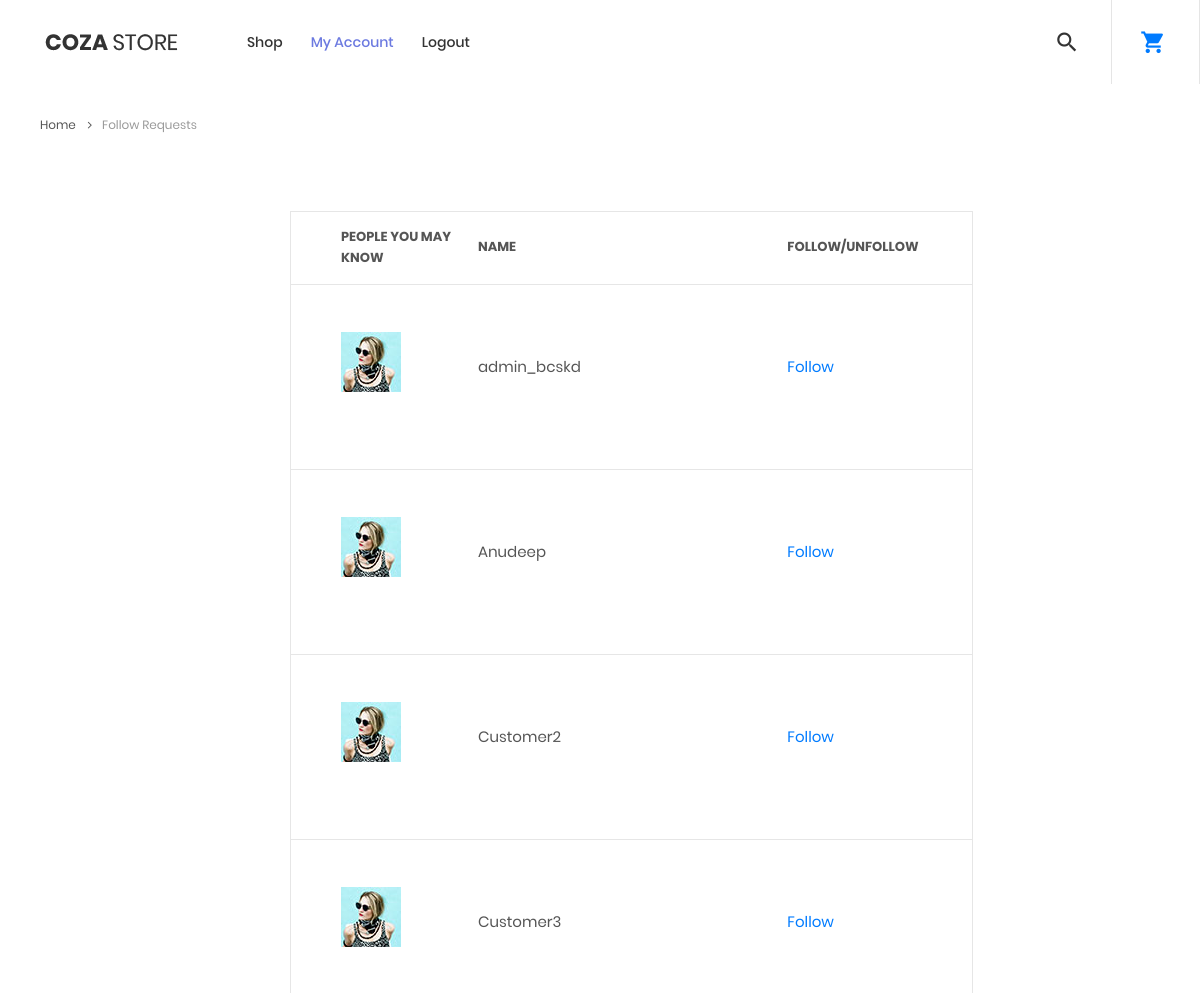
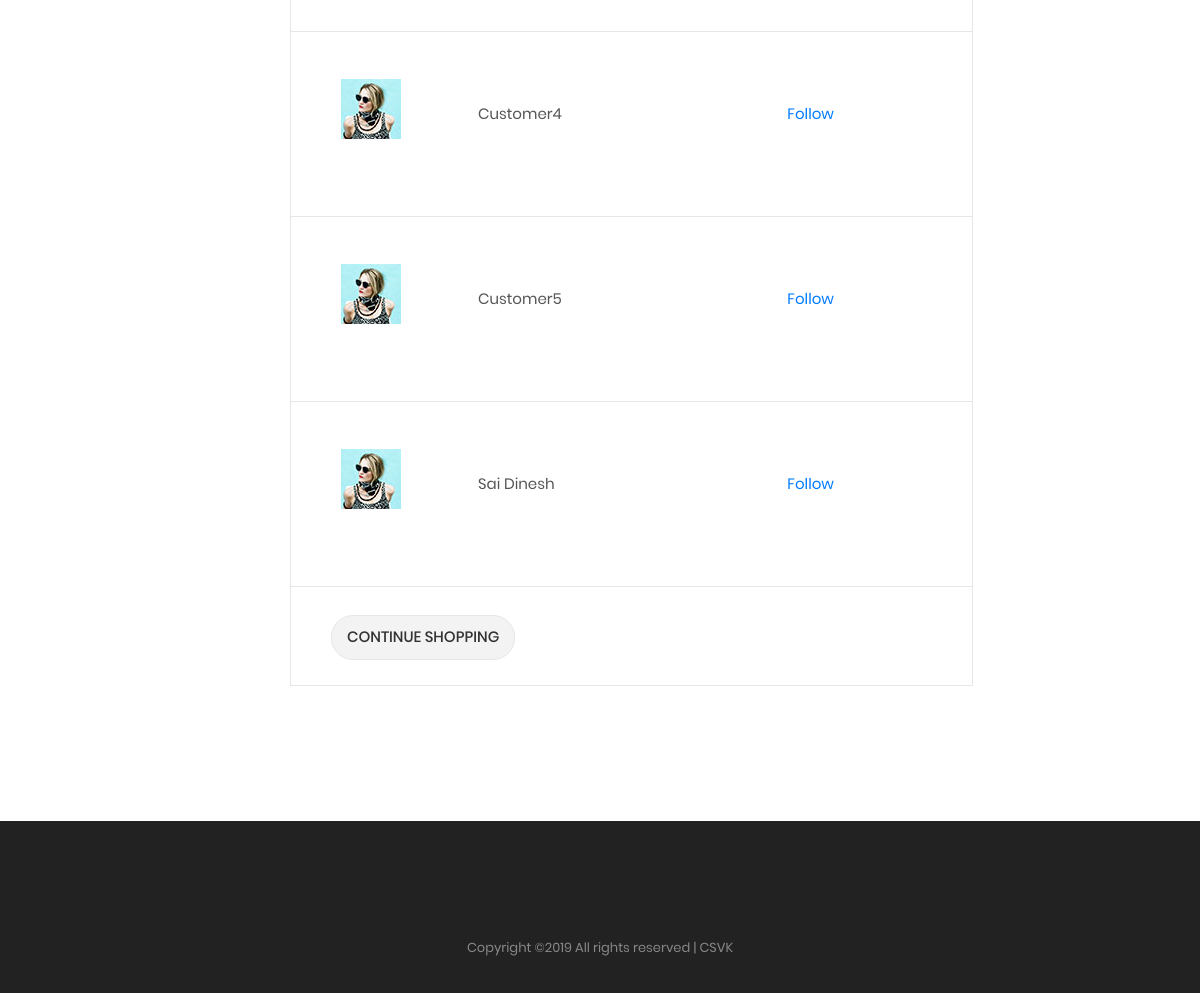
The app's page /followusers (signed in) with its own data (2 pictures, top to bottom).
### tables this page shows
CREATE TABLE customers (Username TEXT NOT NULL,
                   Email_ID TEXT NOT NULL,
                   Password TEXT NOT NULL,
                   Address TEXT NOT NULL,
                   Phone INT NOT NULL);

### server.py (the view)
@app.route('/followusers')
def followusers():
    if 'logged_in' in session:
        if session['usertype'] == 'customer':
            with sql.connect('database.db') as con:
                cur = con.cursor()
                cur.execute('select Username from customers')
                users = cur.fetchall()
                totalusers = []
                Final_following=[]
                if users != []:
                    for user in users:
                        if user[0] != session['username']:
                            totalusers.append(user)
                    cur.execute('select * from Follow where Follower = ?',[session['username']])
                    following = cur.fetchall()
                    for user in totalusers:
                        check = 0
                        for follows in following:
                            if follows[1] == user[0]:
                                check = 1
                        if check == 1:
                            temp = []
                            temp.append(user)
                            temp.append('Yes')
                        else:
                            temp = []
                            temp.append(user)
                            temp.append('No')
                        Final_following.append(temp)
                return render_template('follow.html', followings = Final_following)
        else:
            return redirect(url_for('home'))
    else:
        return redirect(url_for('home'))

### templates/follow.html (shortened to what this page needs)
<!DOCTYPE html>
<html lang="en">
<head>
<link rel="stylesheet" type="text/css" href="{{url_for('static',filename='vendor/bootstrap/css/bootstrap.min.css')}}">
<link rel="stylesheet" type="text/css" href="{{url_for('static',filename='fonts/font-awesome-4.7.0/css/font-awesome.min.css')}}">
<link rel="stylesheet" type="text/css" href="{{url_for('static',filename='fonts/iconic/css/material-design-iconic-font.min.css')}}">
<link rel="stylesheet" type="text/css" href="{{url_for('static',filename='fonts/linearicons-v1.0.0/icon-font.min.css')}}">
<link rel="stylesheet" type="text/css" href="{{url_for('static',filename='vendor/animate/animate.css')}}">
<link rel="stylesheet" type="text/css" href="{{url_for('static',filename='vendor/css-hamburgers/hamburgers.min.css')}}">
<link rel="stylesheet" type="text/css" href="{{url_for('static',filename='vendor/select2/select2.min.css')}}">
<link rel="stylesheet" type="text/css" href="{{url_for('static',filename='vendor/daterangepicker/daterangepicker.css')}}">
<link rel="stylesheet" type="text/css" href="{{url_for('static',filename='vendor/slick/slick.css')}}">
<link rel="stylesheet" type="text/css" href="{{url_for('static',filename='vendor/MagnificPopup/magnific-popup.css')}}">
<link rel="stylesheet" type="text/css" href="{{url_for('static',filename='vendor/perfect-scrollbar/perfect-scrollbar.css')}}">
<link rel="stylesheet" type="text/css" href="{{url_for('static',filename='css/util.css')}}">
<link rel="stylesheet" type="text/css" href="{{url_for('static',filename='css/main.css')}}">
</head>
<body class="animsition">
	<header class="header-v2">
		<div class="container-menu-desktop trans-03">
			<div class="wrap-menu-desktop">
				<nav class="limiter-menu-desktop p-l-45">
					<a href="{{url_for('home')}}" class="logo">
						<img src="{{url_for('static',filename='images/icons/logo-01.png')}}" alt="IMG-LOGO">
					</a>
					<div class="menu-desktop">
						<ul class="main-menu">
							<li>
								<a href="{{url_for('shop')}}">Shop</a>
							</li>
							{% if 'logged_in' in session %}
							<li class="active-menu">
								<a href="#">My Account</a>
							</li>
							<li>
								<a href="http://localhost:5000/logout"> Logout</a>
							</li>
							{% endif %}
						</ul>
					</div>
					<div class="wrap-icon-header flex-w flex-r-m h-full">
						<div class="flex-c-m h-full p-r-24">
							<div class="icon-header-item cl2 hov-cl1 trans-04 p-lr-11 js-show-modal-search">
								<i class="zmdi zmdi-search"></i>
							</div>
						</div>
						<div class="flex-c-m h-full p-l-18 p-r-25 bor5">
							<div class="icon-header-item cl2 hov-cl1 trans-04 p-lr-11 js-show-cart">
								<a href="{{url_for('cart')}}"><i class="zmdi zmdi-shopping-cart"></i></a>
							</div>
						</div>
					</div>
				</nav>
			</div>
		</div>
	</header>
	<div class="container">
		<div class="bread-crumb flex-w p-l-25 p-r-15 p-t-30 p-lr-0-lg">
			<a href="{{url_for('home')}}" class="stext-109 cl8 hov-cl1 trans-04">
				Home
				<i class="fa fa-angle-right m-l-9 m-r-10" aria-hidden="true"></i>
			</a>
			<span class="stext-109 cl4">
				Follow Requests
			</span>
		</div>
	</div>
{% if row_product == None %}
<h2>Cart has no products</h2>
<h2>Continue shopping to add products</h2>
{% else %}
	<form class="bg0 p-t-75 p-b-85" style="">
		<div class="container">
			<div class="row">
				<div class="col-lg-10 col-xl-7 m-lr-auto m-b-50">
					<div class="m-l-25 m-r--38 m-lr-0-xl">
						<div class="wrap-table-shopping-cart">
							<table class="table-shopping-cart">
								<tr class="table_head">
									<th class="column-1">People You May Know</th>
									<th class="column-2">Name</th>
									<th class="column-3">Follow/Unfollow</th>
								</tr>
{% for following in followings %}
                <tr class="table_row">
									<td class="column-1">
										<img src="{{url_for('static',filename='images/avatar-01.jpg')}}" alt="IMG">
									</td>
                  <td class="column-2">{{ following[0][0] }}</td>
                  {% if following[1] == "No" %}
                  <td> <a href="{{url_for('addFollow',Following = following[0][0],Follower = session['username'])}}">Follow </a> </td>
                  {% else %}
                  <td> <a href="{{url_for('removeFollow',Following = following[0][0],Follower = session['username'])}}">Unfollow</a> </td>
                  {% endif %}
								</tr>
{% endfor %}
							</table>
						</div>
						<div class="flex-w flex-sb-m bor15 p-t-18 p-b-15 p-lr-40 p-lr-15-sm">
							<div class="flex-c-m stext-101 cl2 size-119 bg8 bor13 hov-btn3 p-lr-15 trans-04 pointer m-tb-10">
								Continue Shopping
							</div>
						</div>
					</div>
				</div>
			</div>
		</div>
	</form>
  {% endif %}
  <footer class="bg3 p-t-75 p-b-32">
		<div class="container">
			<div class="p-t-40">
				<p class="stext-107 cl6 txt-center">
Copyright &copy;<script>document.write(new Date().getFullYear());</script> All rights reserved | CSVK
				</p>
			</div>
		</div>
	</footer>
</body>
</html>

### static/css/main.css (style rules this page uses)
.container { max-width: 1380px; }
@media (max-width: 1600px) { .container { max-width: 1200px; } }
.container-menu-desktop { height: auto; width: 100%; position: relative; -webkit-transition: all 0.3s; -o-transition: all 0.3s; -moz-transition: all 0.3s; transition: all 0.3s; }
.header-v2 .container-menu-desktop { height: 84px; }
.wrap-menu-desktop { position: fixed; z-index: 1100; background-color: transparent; width: 100%; height: 84px; top: 40px; left: 0px; -webkit-transition: height 0.3s, background-color 0.3s; -o-transition: height 0.3s, background-color 0.3s; -moz-transition: height 0.3s, background-color 0.3s; transition: height 0.3s, background-color 0.3s; }
.header-v2 .wrap-menu-desktop { background-color: #fff; top: 0; }
.limiter-menu-desktop { height: 100%; display: -webkit-box; display: -webkit-flex; display: -moz-box; display: -ms-flexbox; display: flex; align-items: center; background-color: transparent; }
.logo { display: -webkit-box; display: -webkit-flex; display: -moz-box; display: -ms-flexbox; display: flex; align-items: center; height: 65%; margin-right: 55px; }
.logo img { max-width: 100%; max-height: 100%; }
.menu-desktop { display: -webkit-box; display: -webkit-flex; display: -moz-box; display: -ms-flexbox; display: flex; align-items: center; height: 100%; }
.main-menu { list-style-type: none; margin: 0; display: -webkit-box; display: -webkit-flex; display: -moz-box; display: -ms-flexbox; display: flex; align-items: center; }
.main-menu > li { display: block; position: relative; padding: 20px 10px 20px 0px; margin: 0px 4px 0px 14px; }
.main-menu > li > a { font-family: Poppins-Medium; font-size: 14px; color: #333; padding: 5px 0px; transition: all 0.4s; -webkit-transition: all 0.4s; -o-transition: all 0.4s; -moz-transition: all 0.4s; }
.wrap-icon-header { flex-grow: 1; }
.icon-header-item { position: relative; font-size: 26px; line-height: 1; cursor: pointer; }
.main-menu > li.active-menu > a { color: #6c7ae0; }
.wrap-table-shopping-cart { overflow: auto; border-left: 1px solid #e6e6e6; border-right: 1px solid #e6e6e6; }
.table-shopping-cart { border-collapse: collapse; width: 100%; min-width: 680px; }
.table-shopping-cart tr { border-top: 1px solid #e6e6e6; border-bottom: 1px solid #e6e6e6; }
.table-shopping-cart .column-1 { width: 133px; padding-left: 50px; }
.table-shopping-cart .column-2 { width: 220px; font-size: 15px; }
.table-shopping-cart .column-3 { width: 120px; font-size: 16px; }
.table-shopping-cart .table_row { height: 185px; }
.table-shopping-cart .table_row td { padding-bottom: 20px; }
.table-shopping-cart .table_row td.column-1 { padding-bottom: 30px; }
.table-shopping-cart .table_head th { font-family: Poppins-Bold; font-size: 13px; color: #555; text-transform: uppercase; line-height: 1.6; padding-top: 15px; padding-bottom: 15px; }
.table-shopping-cart td { font-family: Poppins-Regular; color: #555; line-height: 1.6; }
.cl2 { color: #333; }
.cl4 { color: #999; }
.cl6 { color: #888; }
.cl8 { color: #555; }
.stext-101 { font-family: Poppins-Medium; font-size: 15px; line-height: 1.466667; text-transform: uppercase; }
.stext-107 { font-family: Poppins-Regular; font-size: 13px; line-height: 1.923; }
.stext-109 { font-family: Poppins-Regular; font-size: 12px; line-height: 1.833333; }
.size-119 { min-width: 156px; height: 45px; }
.bg0 { background-color: #fff; }
.bg3 { background-color: #222; }
.bg8 { background-color: #f3f3f3; }
.bor5 { border-left: 1px solid #e5e5e5; border-right: 1px solid #e5e5e5; }
.bor13 { border: 1px solid #e6e6e6; border-radius: 22px; }
.bor15 { border-left: 1px solid #e6e6e6; border-right: 1px solid #e6e6e6; border-bottom: 1px solid #e6e6e6; }

### records on screen
customers: Username "admin_bcskd"
customers: Username "Anudeep"
customers: Username "Customer2"
customers: Username "Customer3"
customers: Username "Customer4"
customers: Username "Customer5"
customers: Username "Sai Dinesh"
